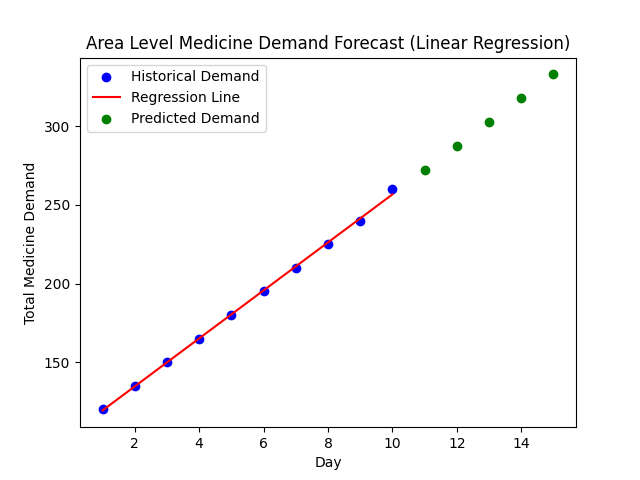

Generate this figure with Python:
import pandas as pd
import matplotlib.pyplot as plt
from sklearn.linear_model import LinearRegression
import numpy as np

# Load data
data = pd.read_csv("area_demand.csv")

X = data[['day']]
y = data['total_demand']

# Train model
model = LinearRegression()
model.fit(X, y)

# Predict next 5 days
future_days = np.array([11, 12, 13, 14, 15]).reshape(-1, 1)
predictions = model.predict(future_days)

# Plot
plt.scatter(X, y, color='blue', label="Historical Demand")
plt.plot(X, model.predict(X), color='red', label="Regression Line")
plt.scatter(future_days, predictions, color='green', label="Predicted Demand")

plt.xlabel("Day")
plt.ylabel("Total Medicine Demand")
plt.title("Area Level Medicine Demand Forecast (Linear Regression)")
plt.legend()
plt.savefig("demand_forecast.png")
print("Graph saved as demand_forecast.png")
print("Predicted future demand:", predictions)
